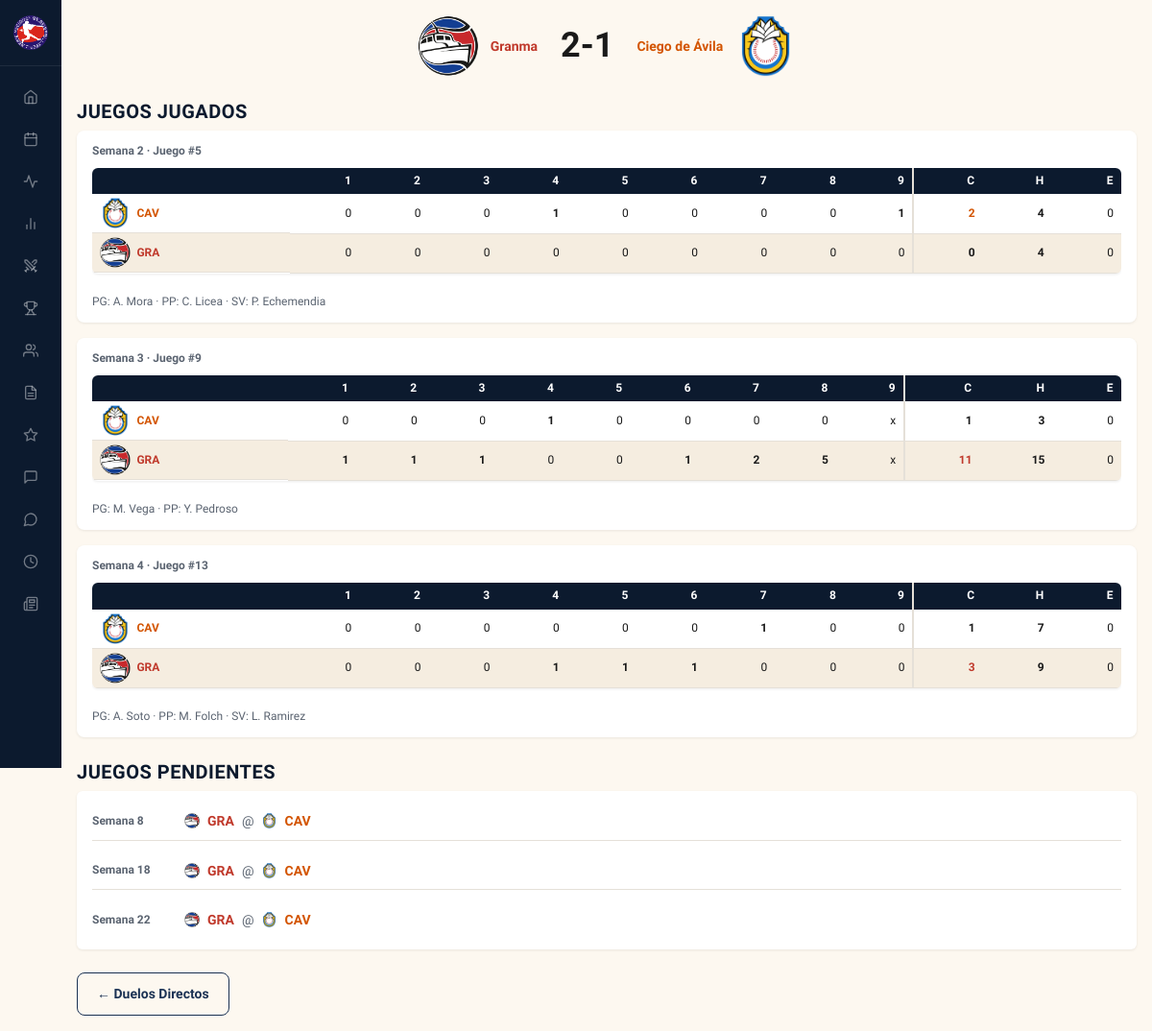
/versus/GRA/CAV, run on an earlier commit of the app's database.
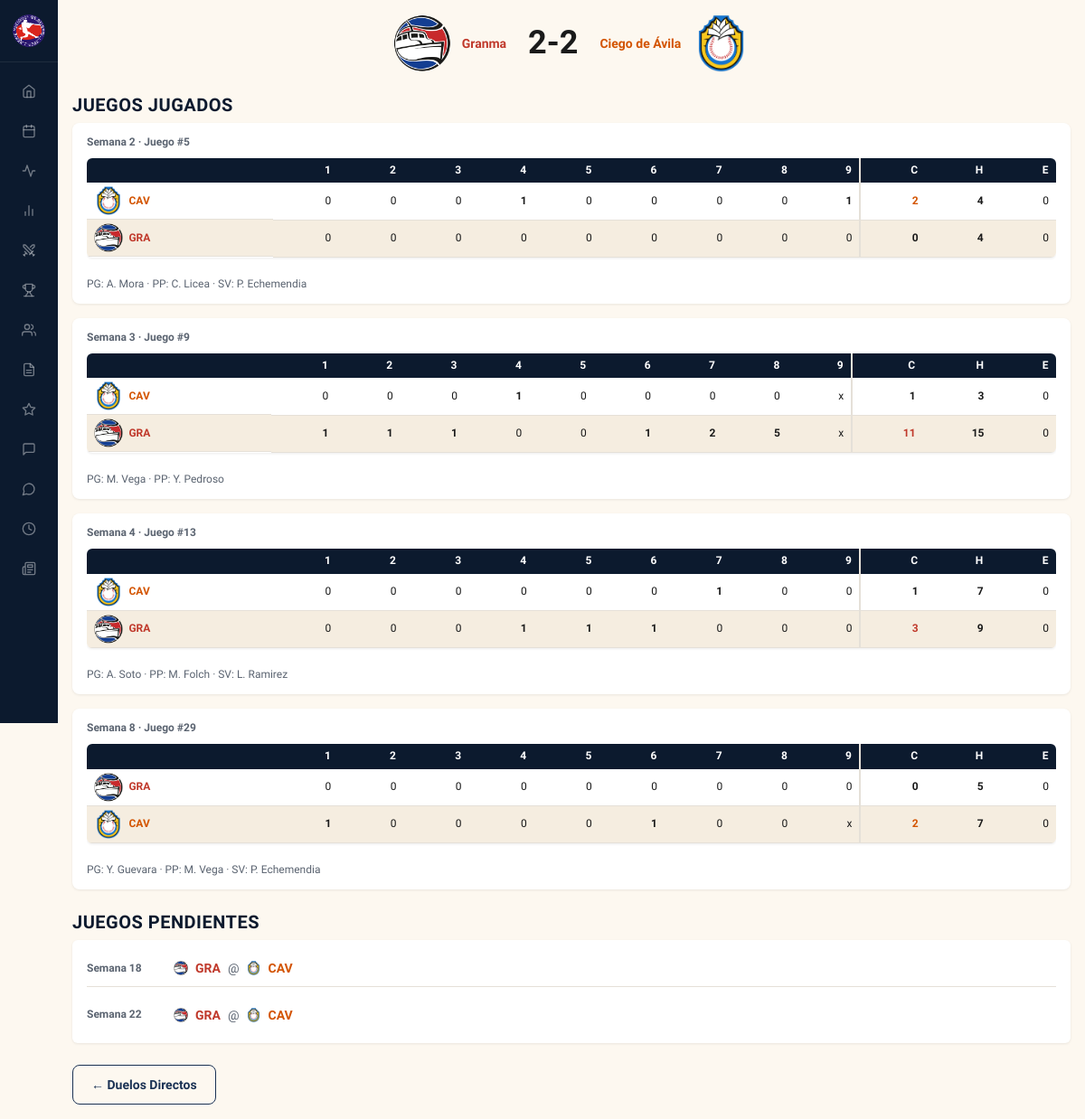
And on a later commit of the database.
### tables this page shows
CREATE TABLE games (
            id INTEGER PRIMARY KEY,
            schedule_id INTEGER UNIQUE REFERENCES schedule(id),
            date TEXT,
            home_runs INTEGER,
            away_runs INTEGER,
            home_hits INTEGER,
            away_hits INTEGER,
            home_errors INTEGER,
            away_errors INTEGER,
            winning_pitcher_id INTEGER REFERENCES players(id),
            losing_pitcher_id INTEGER REFERENCES players(id),
            save_pitcher_id INTEGER REFERENCES players(id),
            notes TEXT
        , home_linescore TEXT, away_linescore TEXT);

CREATE TABLE schedule (
            id INTEGER PRIMARY KEY,
            game_num INTEGER,
            week_num INTEGER,
            home_team_id INTEGER REFERENCES teams(id),
            away_team_id INTEGER REFERENCES teams(id),
            phase TEXT DEFAULT 'regular',
            series_game INTEGER
        );

CREATE TABLE teams (
            id INTEGER PRIMARY KEY,
            name TEXT NOT NULL,
            short_name TEXT NOT NULL,
            full_name TEXT NOT NULL,
            owner TEXT NOT NULL,
            rank_overall INTEGER,
            rank_pitching INTEGER,
            rank_batting INTEGER,
            rank_fielding INTEGER,
            rank_speed INTEGER,
            rank_pre_draft INTEGER,
            rank_post_draft INTEGER,
            color_primary TEXT,
            color_secondary TEXT,
            logo_file TEXT,
            banner_file TEXT
        );

CREATE TABLE players (
            id INTEGER PRIMARY KEY,
            team_id INTEGER REFERENCES teams(id),
            name TEXT NOT NULL,
            full_name TEXT,
            position TEXT NOT NULL,
            bats_throws TEXT,
            role TEXT NOT NULL,
            lineup_order INTEGER,
            bullpen_role TEXT,
            is_drafted INTEGER DEFAULT 0,
            photo_file TEXT
        );

### blueprints/versus/routes.py (the view)
@versus_bp.route('/versus/<team1>/<team2>')
def matchup(team1: str, team2: str) -> str:
    a = Team.get(team1)
    b = Team.get(team2)
    if not a or not b:
        abort(404)
    if a.id == b.id or a.owner == b.owner:
        abort(404)
    data = build_matchup_page(a, b)
    return render_template('versus_matchup.html', **data)

### app.py (called while the page is built)
def _register_static_versioning(app: Flask) -> None:
    @app.url_defaults
    def _inject_static_version(endpoint: str, values: dict) -> None:
        if endpoint != 'static' or 'v' in values:
            return
        filename = values.get('filename')
        if not filename:
            return
        path = os.path.join(app.static_folder or '', filename)
        try:
            values['v'] = int(os.path.getmtime(path))
        except OSError:
            pass

### blueprints/versus/services.py (called while the page is built)
def _parse_linescore(s: str | None) -> list[int]:
    if not s:
        return []
    return [int(x) for x in s.split(",") if x.strip() and x.strip() != "X"]

### db.py (called while the page is built)
def get_db() -> sqlite3.Connection:
    if 'db' not in g:
        from flask import current_app
        g.db = sqlite3.connect(current_app.config['DB_PATH'])
        g.db.row_factory = sqlite3.Row
        cursor = g.db.cursor()
        cursor.execute('PRAGMA journal_mode=WAL')
        cursor.execute('PRAGMA synchronous=NORMAL')
        cursor.execute('PRAGMA foreign_keys=ON')
        cursor.execute('PRAGMA busy_timeout=5000')
        cursor.close()
    return g.db

### templates/versus_matchup.html (shortened to what this page needs)
{% extends "base.html" %}
{% from 'components/logo_img.html' import logo_img %}
{% from 'components/pitcher_credits.html' import pitcher_credits %}
{% block content %}
<div class="matchup-header">
    <div class="matchup-team matchup-team-left" style="--team-color: {{ team_a.color_primary }};">
        {{ logo_img(team_a.logo_file, 'inline-logo', team_a.short_name) }}
        <span class="team-color-bold">{{ team_a.name }}</span>
    </div>
    <div class="matchup-vs">
        <span class="stat-num matchup-record">{{ h2h.wins }}-{{ h2h.losses }}</span>
    </div>
    <div class="matchup-team matchup-team-right" style="--team-color: {{ team_b.color_primary }};">
        {{ logo_img(team_b.logo_file, 'inline-logo', team_b.short_name) }}
        <span class="team-color-bold">{{ team_b.name }}</span>
    </div>
</div>
{% if played %}
<h2>Juegos Jugados</h2>
{% for g in played %}
<div class="card matchup-game">
    <div class="matchup-game-label">Semana {{ g.week_num }} &middot; Juego #{{ g.game_num }}</div>
    <div class="overflow-x">
    <table class="linescore">
        <thead>
            <tr>
                <th scope="col"></th>
                {% for i in range(1, g.innings + 1) %}
                <th class="num" scope="col">{{ i }}</th>
                {% endfor %}
                <th class="num linescore-sep" scope="col">C</th>
                <th class="num" scope="col">H</th>
                <th class="num" scope="col">E</th>
            </tr>
        </thead>
        <tbody>
            {% for side in ['away', 'home'] %}
            {% set team = g[side] %}
            {% set ls = g[side ~ '_ls'] %}
            {% set runs = g[side ~ '_runs'] %}
            {% set hits = g[side ~ '_hits'] %}
            {% set errors = g[side ~ '_errors'] %}
            {% set is_winner = runs > g[('home' if side == 'away' else 'away') ~ '_runs'] %}
            <tr>
                <td class="linescore-team">
                    {{ logo_img(team.logo_file, 'inline-logo-md') }}
                    <span class="team-color-bold" style="--team-color: {{ team.color_primary }}">{{ team.short_name }}</span>
                </td>
                {% for inn in ls %}
                <td class="num {% if inn > 0 %}inn-scored{% endif %}">{{ inn }}</td>
                {% endfor %}
                {% for _ in range(ls|length, g.innings) %}
                <td class="num">x</td>
                {% endfor %}
                <td class="num linescore-sep fw-700 {% if is_winner %}team-color{% endif %}"
                    {% if is_winner %}style="--team-color: {{ team.color_primary }}"{% endif %}>{{ runs }}</td>
                <td class="num fw-600">{{ hits }}</td>
                <td class="num">{{ errors }}</td>
            </tr>
            {% endfor %}
        </tbody>
    </table>
    </div>
    <div class="matchup-game-footer text-muted">
        {{ pitcher_credits(g.wp_name, g.lp_name, g.sv_name) }}
    </div>
</div>
{% endfor %}
{% else %}
<div class="panel">
    <p class="text-muted">No se han jugado encuentros aún.</p>
</div>
{% endif %}
{% if upcoming %}
<h2>Juegos Pendientes</h2>
<div class="panel">
    <ul class="matchup-upcoming-list">
        {% for g in upcoming %}
        <li class="matchup-upcoming-item">
            <span class="matchup-upcoming-week">Semana {{ g.week_num }}</span>
            <span class="matchup-upcoming-teams">
                {{ logo_img(g.away.logo_file, 'inline-logo-sm', g.away.short_name) }}
                <span class="team-color-bold" style="--team-color: {{ g.away.color_primary }}">{{ g.away.short_name }}</span>
                <span class="text-muted">@</span>
                {{ logo_img(g.home.logo_file, 'inline-logo-sm', g.home.short_name) }}
                <span class="team-color-bold" style="--team-color: {{ g.home.color_primary }}">{{ g.home.short_name }}</span>
            </span>
        </li>
        {% endfor %}
    </ul>
</div>
{% endif %}
<div class="mt-5">
    <a href="{{ url_for('versus.versus') }}" class="btn btn-secondary btn-sm">&larr; Duelos Directos</a>
</div>
{% endblock %}

### templates/components/logo_img.html
{% macro logo_img(logo_file, css_class='inline-logo', alt='') %}
{% if logo_file %}
    {%- set dims = {
        'inline-logo':    64,
        'inline-logo-md': 32,
        'inline-logo-sm': 16,
        'team-logo':      56,
        'sched-logo':     72,
        'versus-logo':    80,
        'game-card-bg game-card-bg-left':  64,
        'game-card-bg game-card-bg-right': 64,
    } -%}
    {%- set size = dims.get(css_class) -%}
<img src="{{ url_for('static', filename='graphics/' + logo_file) }}"
     class="{{ css_class }}" alt="{{ alt }}" loading="lazy" decoding="async"
     {%- if size %} width="{{ size }}" height="{{ size }}"{% endif %}>
{% endif %}
{% endmacro %}

### templates/components/pitcher_credits.html
{% macro pitcher_credits(wp_name, lp_name, sv_name=None, wp_w=None, wp_l=None, lp_w=None, lp_l=None, sv_count=None) %}
{% if wp_name %}PG: {{ wp_name }}{% if wp_w is not none %} ({{ wp_w|int }}-{{ wp_l|int|default(0) }}){% endif %}{% endif %}
{% if lp_name %} &middot; PP: {{ lp_name }}{% if lp_w is not none %} ({{ lp_w|int|default(0) }}-{{ lp_l|int }}){% endif %}{% endif %}
{% if sv_name %} &middot; SV: {{ sv_name }}{% if sv_count is not none %} ({{ sv_count|int }}){% endif %}{% endif %}
{% endmacro %}

What changed in the data, as far as the page shows it:
added games: week_num "8", game_num "29", i "1" "2" "3" "4" "5" "6" "7" "8" "9", logo_file (picture), {{ team.short_name }} "GRA" "CAV", ls "0" "0" "0" "0" "0" "0" "0" "0" "0" "1" "0" "0" "0" "0" "1" "0" "0", runs "0" "2", hits "5" "7", errors "0" "0", {{ lp_name }} "M. Vega", {{ sv_name }} "P. Echemendia"
now on this page (row unchanged): players: name "Y. Guevara"
Also different on the page:
{{ h2h.losses }}: "1" → "2"
list line gone: "Semana 8 @"
list line gone: "GRA"
list line gone: "CAV"
